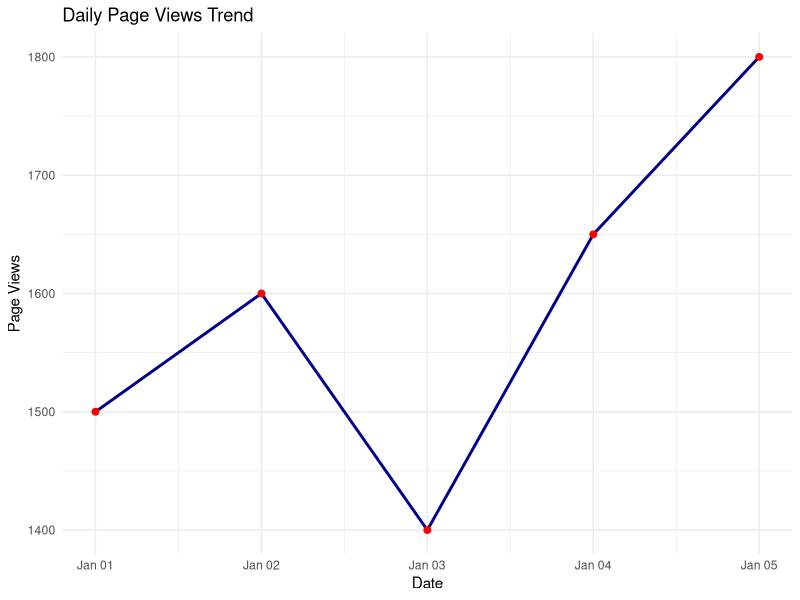

Source code (R):
library(ggplot2)

df5 <- data.frame(
  Date = as.Date(c("2023-01-01", "2023-01-02", "2023-01-03", "2023-01-04", "2023-01-05")),
  PageViews = c(1500, 1600, 1400, 1650, 1800),
  CTR = c(2.3, 2.7, 2.0, 2.4, 2.6)
)

ggplot(df5, aes(x = Date, y = PageViews)) +
  geom_line(color = "darkblue", size = 1) +
  geom_point(color = "red", size = 2) +
  labs(title = "Daily Page Views Trend", x = "Date", y = "Page Views") +
  theme_minimal()
